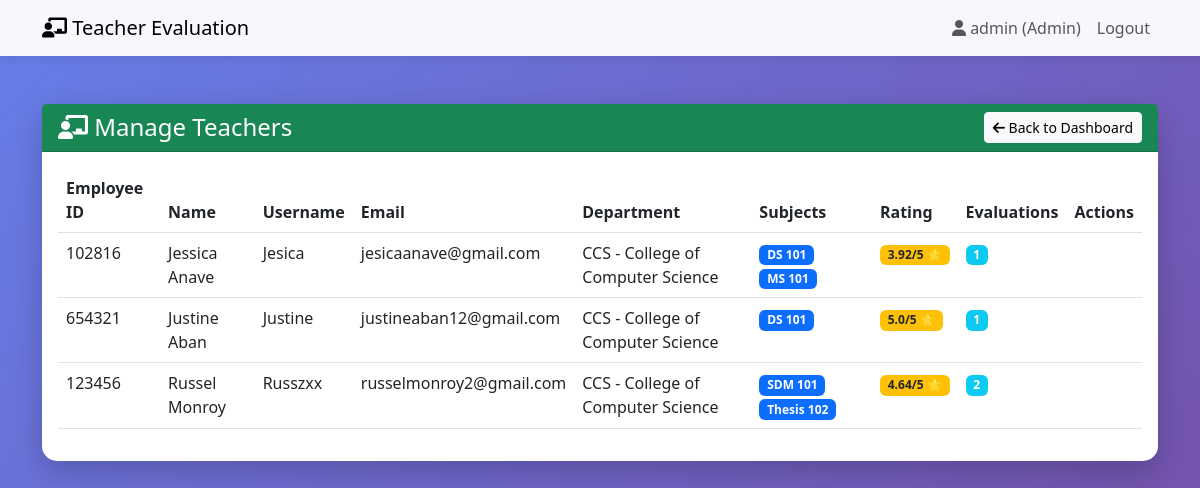
/admin-dashboard/teachers/ (signed in), run on the app's committed database.
### evaluation/models.py (models this page shows, shortened)
class User(AbstractUser):
    USER_TYPE_CHOICES = (
        ('admin', 'Admin'),
        ('student', 'Student'),
        ('teacher', 'Teacher'),
    )
    user_type = models.CharField(max_length=10, choices=USER_TYPE_CHOICES)
    phone = models.CharField(max_length=15, blank=True, null=True)
    profile_picture = models.ImageField(upload_to='profiles/', blank=True, null=True)
    bio = models.TextField(blank=True, null=True)
    is_email_verified = models.BooleanField(default=False)
    is_pending = models.BooleanField(default=False)
    email_verification_token = models.CharField(max_length=100, blank=True, null=True)

class TeacherProfile(models.Model):
    user = models.OneToOneField(User, on_delete=models.CASCADE, related_name='teacher_profile')
    employee_id = models.CharField(max_length=50, unique=True)
    profile_picture = models.ImageField(upload_to='teacher_profiles/', blank=True, null=True)
    department = models.ForeignKey(
        Department,
        on_delete=models.PROTECT,
        related_name='teachers',
        help_text="Department this teacher belongs to"
    )
    subjects = models.ManyToManyField(
        Subject,
        related_name='teachers',
        blank=True,
        help_text="Subjects taught by this teacher"
    )
    qualification = models.CharField(max_length=200)
    experience_years = models.IntegerField(default=0)
    def get_average_rating(self):
        evaluations = self.evaluations.all()
        if evaluations.exists():
            total_avg = 0
            for evaluation in evaluations:
                total_avg += evaluation.get_average_rating()  # Use Evaluation's get_average_rating() method
            return round(total_avg / evaluations.count(), 2)
        return 0
    class Meta:
        ordering = ['user__username']

class Department(models.Model):
    name = models.CharField(max_length=100, unique=True)
    code = models.CharField(max_length=20, unique=True)
    description = models.TextField(blank=True)
    head_of_department = models.CharField(max_length=100, blank=True, null=True)
    def __str__(self):
        return f"{self.code} - {self.name}"
    class Meta:
        ordering = ['name']

class Subject(models.Model):
    YEAR_LEVEL_CHOICES = (
        (1, '1st Year'),
        (2, '2nd Year'),
        (3, '3rd Year'),
        (4, '4th Year'),
    )
    name = models.CharField(max_length=100)
    code = models.CharField(max_length=20, unique=True)
    start_time = models.TimeField(
        help_text="Start time of the subject",
        default="09:00"
    )
    end_time = models.TimeField(
        help_text="End time of the subject",
        default="10:00"
    )
    days = models.CharField(
        max_length=50,
        help_text="Days of the week (e.g. MON,WED,FRI)",
        blank=True
    )
    description = models.TextField(blank=True)
    year_level = models.IntegerField(
        choices=YEAR_LEVEL_CHOICES,
        help_text="Year level this subject is offered to"
    )
    department = models.ForeignKey(
        Department,
        on_delete=models.PROTECT,
        related_name='subjects',
        help_text="Department offering this subject"
    )
    created_by = models.ForeignKey(
        'TeacherProfile',
        on_delete=models.SET_NULL,
        null=True,
        blank=True,
        related_name='created_subjects',
        help_text="Teacher who created this subject"
    )
    created_at = models.DateTimeField(auto_now_add=True)
    updated_at = models.DateTimeField(auto_now=True)
    class Meta:
        ordering = ['code']

class Evaluation(models.Model):
    student = models.ForeignKey(
        StudentProfile,
        on_delete=models.CASCADE,
        related_name='my_evaluations'
    )
    teacher = models.ForeignKey(
        TeacherProfile,
        on_delete=models.CASCADE,
        related_name='evaluations'
    )
    subject = models.ForeignKey(Subject, on_delete=models.CASCADE)
    semester = models.ForeignKey(Semester, on_delete=models.CASCADE)
    academic_year = models.ForeignKey(AcademicYear, on_delete=models.CASCADE)
    presentation_objectives = models.IntegerField(
        validators=[MinValueValidator(1), MaxValueValidator(5)],
        help_text="Communicates clearly the objectives of the lesson"
    )
    presentation_motivation = models.IntegerField(
        validators=[MinValueValidator(1), MaxValueValidator(5)],
        help_text="Uses motivational techniques that elicit student interest"
    )
    presentation_relation = models.IntegerField(
        validators=[MinValueValidator(1), MaxValueValidator(5)],
        help_text="Relates previous lesson to the present"
    )
    presentation_assignments = models.IntegerField(
        validators=[MinValueValidator(1), MaxValueValidator(5)],
        help_text="Checks assignments (if any)"
    )
    dev_anticipates = models.IntegerField(
        validators=[MinValueValidator(1), MaxValueValidator(5)],
        help_text="Anticipates difficulties of the students"
    )
    dev_mastery = models.IntegerField(
        validators=[MinValueValidator(1), MaxValueValidator(5)],
        help_text="Demonstrates mastery of the lesson"
    )
    dev_logical = models.IntegerField(
        validators=[MinValueValidator(1), MaxValueValidator(5)],
        help_text="Develops the lesson logically"
    )
    dev_expression = models.IntegerField(
        validators=[MinValueValidator(1), MaxValueValidator(5)],
        help_text="Provides opportunities for free expression of class"
    )
    dev_participation = models.IntegerField(
        validators=[MinValueValidator(1), MaxValueValidator(5)],
        help_text="Provides opportunities for students' participation in decision making"
    )
    dev_questions = models.IntegerField(
        validators=[MinValueValidator(1), MaxValueValidator(5)],
        help_text="Asks questions of various levels"
    )
    dev_values = models.IntegerField(
        validators=[MinValueValidator(1), MaxValueValidator(5)],
        help_text="Integrates values in the lesson"
    )
    dev_reinforcement = models.IntegerField(
        validators=[MinValueValidator(1), MaxValueValidator(5)],
        help_text="Provides appropriate reinforcement to student behavior"
    )
    dev_involvement = models.IntegerField(
        validators=[MinValueValidator(1), MaxValueValidator(5)],
        help_text="Keeps majority of students involved in learning tasks"
    )
    dev_voice = models.IntegerField(
        validators=[MinValueValidator(1), MaxValueValidator(5)],
        help_text="Speaks in well-modulated voice"
    )
    dev_grammar = models.IntegerField(
        validators=[MinValueValidator(1), MaxValueValidator(5)],
        help_text="Observes correct grammar in speaking and writing"
    )
    dev_monitoring = models.IntegerField(
        validators=[MinValueValidator(1), MaxValueValidator(5)],
        help_text="Monitors student progress through assessment tools"
    )
    dev_time = models.IntegerField(
        validators=[MinValueValidator(1), MaxValueValidator(5)],
        help_text="Utilizes instructional time productively"
    )
    student_answers = models.IntegerField(
        validators=[MinValueValidator(1), MaxValueValidator(5)],
        help_text="Students answer in own words at designed cognitive level"
    )
    student_questions = models.IntegerField(
        validators=[MinValueValidator(1), MaxValueValidator(5)],
        help_text="Students ask questions relevant to the lesson"
    )
    student_engagement = models.IntegerField(
        validators=[MinValueValidator(1), MaxValueValidator(5)],
        help_text="Students are actively engaged in learning tasks"
    )
    student_timeframe = models.IntegerField(
        validators=[MinValueValidator(1), MaxValueValidator(5)],
        help_text="Students work within time frame allotted"
    )
    student_majority = models.IntegerField(
        validators=[MinValueValidator(1), MaxValueValidator(5)],
        help_text="Students abide by the decision of the majority"
    )
    wrapup_demonstrate = models.IntegerField(
        validators=[MinValueValidator(1), MaxValueValidator(5)],
        help_text="Teacher provides opportunities to demonstrate learnings"
    )
    wrapup_synthesize = models.IntegerField(
        validators=[MinValueValidator(1), MaxValueValidator(5)],
        help_text="Students synthesize learning through integration activities"
    )
    problem_late = models.IntegerField(
        validators=[MinValueValidator(1), MaxValueValidator(3)],
        help_text="Late in coming to class"
    )
    problem_absent = models.IntegerField(
        validators=[MinValueValidator(1), MaxValueValidator(3)],
        help_text="Absenteeism"
    )
    problem_video = models.IntegerField(
        validators=[MinValueValidator(1), MaxValueValidator(3)],
        help_text="Very long video presentation (>30 minutes)"
    )
    suggestions = models.TextField(
        help_text="Suggested measures to solve the problems"
    )
    created_at = models.DateTimeField(auto_now_add=True)
    updated_at = models.DateTimeField(auto_now=True)
    class Meta:
        unique_together = ['student', 'teacher', 'subject', 'semester', 'academic_year']
        ordering = ['-created_at']
    def get_average_rating(self):
        part1 = (
            self.presentation_objectives + self.presentation_motivation +
            self.presentation_relation + self.presentation_assignments
        )
        part2 = (
            self.dev_anticipates + self.dev_mastery + self.dev_logical +
            self.dev_expression + self.dev_participation + self.dev_questions +
            self.dev_values + self.dev_reinforcement + self.dev_involvement +
            self.dev_voice + self.dev_grammar + self.dev_monitoring + self.dev_time
        )
        part3 = (
            self.student_answers + self.student_questions +
            self.student_engagement + self.student_timeframe + self.student_majority
        )
        part4 = self.wrapup_demonstrate + self.wrapup_synthesize
        total_score = part1 + part2 + part3 + part4
        average = total_score / 24
        return round(average, 2)

### evaluation/views.py (the view)
# urls.py: path('admin-dashboard/teachers/', views.manage_teachers, name='manage_teachers'),
@login_required
def manage_teachers(request):
    if request.user.user_type != 'admin':
        messages.error(request, 'Access denied!')
        return redirect('home')
    teachers = TeacherProfile.objects.select_related('user').all()
    context = {'teachers': teachers}
    return render(request, 'manage_teachers.html', context)

### evaluation/templates/manage_teachers.html (shortened to what this page needs)
{% extends 'base.html' %}
{% block content %}
<div class="container py-5">
    <div class="card">
        <div class="card-header bg-success text-white">
            <div class="d-flex justify-content-between align-items-center">
                <h4 class="mb-0"><i class="fas fa-chalkboard-teacher"></i> Manage Teachers</h4>
                <a href="{% url 'admin_dashboard' %}" class="btn btn-light btn-sm">
                    <i class="fas fa-arrow-left"></i> Back to Dashboard
                </a>
            </div>
        </div>
        <div class="card-body">
            {% if teachers %}
            <div class="table-responsive">
                <table class="table table-hover">
                    <thead>
                        <tr>
                            <th>Employee ID</th>
                            <th>Name</th>
                            <th>Username</th>
                            <th>Email</th>
                            <th>Department</th>
                            <th>Subjects</th>
                            <th>Rating</th>
                            <th>Evaluations</th>
                            <th>Actions</th>
                        </tr>
                    </thead>
                    <tbody>
                        {% for teacher in teachers %}
                        <tr>
                            <td>{{ teacher.employee_id }}</td>
                            <td>{{ teacher.user.first_name }} {{ teacher.user.last_name }}</td>
                            <td>{{ teacher.user.username }}</td>
                            <td>{{ teacher.user.email }}</td>
                            <td>{{ teacher.department }}</td>
                            <td>
                                {% for subject in teacher.subjects.all %}
                                <span class="badge bg-primary">{{ subject.code }}</span>
                                {% empty %}
                                <span class="text-muted">None</span>
                                {% endfor %}
                            </td>
                            <td>
                                {% if teacher.get_average_rating > 0 %}
                                <span class="badge bg-warning text-dark">{{ teacher.get_average_rating }}/5 ⭐</span>
                                {% else %}
                                <span class="text-muted">N/A</span>
                                {% endif %}
                            </td>
                            <td>
                                <span class="badge bg-info">{{ teacher.evaluations.count }}</span>
                            </td>
                            <td>
                            </td>
                        </tr>
                        {% endfor %}
                    </tbody>
                </table>
            </div>
            {% else %}
            <div class="text-center py-5">
                <i class="fas fa-users-slash fa-3x text-muted mb-3"></i>
                <p>No teachers registered yet.</p>
            </div>
            {% endif %}
        </div>
    </div>
</div>
{% endblock %}

### evaluation/templates/base.html (shortened to what this page needs)
<!DOCTYPE html>
<html lang="en">
<head>
    <link href="https://cdn.jsdelivr.net/npm/bootstrap@5.3.0/dist/css/bootstrap.min.css" rel="stylesheet">
    <link href="https://cdnjs.cloudflare.com/ajax/libs/font-awesome/6.0.0/css/all.min.css" rel="stylesheet">
</head>
<body>
    <nav class="navbar navbar-expand-lg navbar-light bg-light">
        <div class="container">
            <a class="navbar-brand" href="{% url 'home' %}">
                <i class="fas fa-chalkboard-teacher"></i> Teacher Evaluation
            </a>
            <div class="collapse navbar-collapse" id="navbarNav">
                <ul class="navbar-nav ms-auto">
                    {% if user.is_authenticated %}
                    <li class="nav-item">
                        <span class="nav-link">
                            <i class="fas fa-user"></i> {{ user.username }} ({{ user.get_user_type_display }})
                        </span>
                    </li>
                    <li class="nav-item">
                        <a class="nav-link" href="{% url 'logout' %}">Logout</a>
                    </li>
                    {% endif %}
                </ul>
            </div>
        </div>
    </nav>
    {% block content %}{% endblock %}
</body>
</html>

### evaluation/templates/base.html (style rules this page uses)
:root { --primary-color: #667eea; --secondary-color: #764ba2; }
body { min-height: 100vh; background: linear-gradient(135deg, var(--primary-color) 0%, var(--secondary-color) 100%); }
.navbar { background: rgba(255, 255, 255, 0.95) !important; box-shadow: 0 2px 10px rgba(0, 0, 0, 0.1); }
.card { border-radius: 15px; box-shadow: 0 10px 30px rgba(0, 0, 0, 0.2); border: none; }

### data on the page
User: username "admin", user_type "Admin"
TeacherProfile: employee_id "102816", user.first_name "Jessica", user.last_name "Anave", user.username "Jesica", user.email "jesicaanave@gmail.com", department "CCS - College of Computer Science", get_average_rating "3.92", evaluations.count "1"
Subject: code "DS 101"
Subject: code "MS 101"
TeacherProfile: employee_id "654321", user.first_name "Justine", user.last_name "Aban", user.username "Justine", user.email "justineaban12@gmail.com", department "CCS - College of Computer Science", get_average_rating "5.0", evaluations.count "1"
TeacherProfile: employee_id "123456", user.first_name "Russel", user.last_name "Monroy", user.username "Russzxx", user.email "russelmonroy2@gmail.com", department "CCS - College of Computer Science", get_average_rating "4.64", evaluations.count "2"
Subject: code "SDM 101"
Subject: code "Thesis 102"
